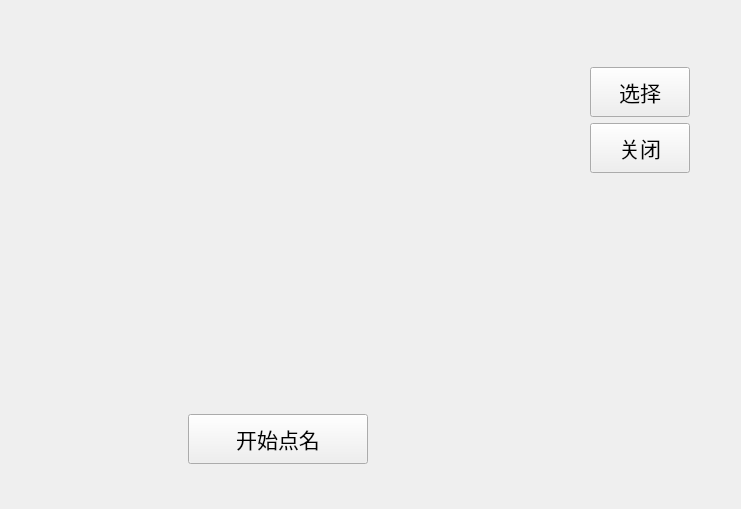
<?xml version="1.0" encoding="UTF-8"?>
<ui version="4.0">
 <class>NamingSystem</class>
 <widget class="QWidget" name="NamingSystem">
  <property name="geometry">
   <rect>
    <x>0</x>
    <y>0</y>
    <width>741</width>
    <height>509</height>
   </rect>
  </property>
  <property name="windowTitle">
   <string>NamingSystem</string>
  </property>
  <property name="windowIcon">
   <iconset>
    <normaloff>image/logo.ico</normaloff>image/logo.ico</iconset>
  </property>
  <layout class="QGridLayout" name="gridLayout">
   <item row="0" column="0">
    <layout class="QHBoxLayout" name="horizontalLayout_5" stretch="100,30">
     <item>
      <layout class="QVBoxLayout" name="verticalLayout_2">
       <item>
        <spacer name="verticalSpacer_4">
         <property name="orientation">
          <enum>Qt::Vertical</enum>
         </property>
         <property name="sizeHint" stdset="0">
          <size>
           <width>20</width>
           <height>13</height>
          </size>
         </property>
        </spacer>
       </item>
       <item>
        <layout class="QHBoxLayout" name="horizontalLayout_4">
         <item>
          <spacer name="horizontalSpacer_3">
           <property name="orientation">
            <enum>Qt::Horizontal</enum>
           </property>
           <property name="sizeHint" stdset="0">
            <size>
             <width>13</width>
             <height>20</height>
            </size>
           </property>
          </spacer>
         </item>
         <item>
          <widget class="QLabel" name="labelAvantar">
           <property name="minimumSize">
            <size>
             <width>240</width>
             <height>240</height>
            </size>
           </property>
           <property name="maximumSize">
            <size>
             <width>240</width>
             <height>240</height>
            </size>
           </property>
           <property name="styleSheet">
            <string notr="true"/>
           </property>
           <property name="text">
            <string/>
           </property>
           <property name="alignment">
            <set>Qt::AlignCenter</set>
           </property>
          </widget>
         </item>
         <item>
          <spacer name="horizontalSpacer_4">
           <property name="orientation">
            <enum>Qt::Horizontal</enum>
           </property>
           <property name="sizeHint" stdset="0">
            <size>
             <width>13</width>
             <height>20</height>
            </size>
           </property>
          </spacer>
         </item>
        </layout>
       </item>
       <item>
        <spacer name="verticalSpacer">
         <property name="orientation">
          <enum>Qt::Vertical</enum>
         </property>
         <property name="sizeHint" stdset="0">
          <size>
           <width>20</width>
           <height>13</height>
          </size>
         </property>
        </spacer>
       </item>
       <item>
        <layout class="QHBoxLayout" name="horizontalLayout_2">
         <item>
          <spacer name="horizontalSpacer_6">
           <property name="orientation">
            <enum>Qt::Horizontal</enum>
           </property>
           <property name="sizeHint" stdset="0">
            <size>
             <width>13</width>
             <height>20</height>
            </size>
           </property>
          </spacer>
         </item>
         <item>
          <widget class="QLabel" name="labelName">
           <property name="minimumSize">
            <size>
             <width>240</width>
             <height>50</height>
            </size>
           </property>
           <property name="maximumSize">
            <size>
             <width>240</width>
             <height>50</height>
            </size>
           </property>
           <property name="font">
            <font>
             <family>Arial</family>
             <pointsize>18</pointsize>
             <weight>75</weight>
             <bold>true</bold>
            </font>
           </property>
           <property name="text">
            <string/>
           </property>
           <property name="alignment">
            <set>Qt::AlignCenter</set>
           </property>
          </widget>
         </item>
         <item>
          <spacer name="horizontalSpacer_5">
           <property name="orientation">
            <enum>Qt::Horizontal</enum>
           </property>
           <property name="sizeHint" stdset="0">
            <size>
             <width>13</width>
             <height>20</height>
            </size>
           </property>
          </spacer>
         </item>
        </layout>
       </item>
       <item>
        <spacer name="verticalSpacer_2">
         <property name="orientation">
          <enum>Qt::Vertical</enum>
         </property>
         <property name="sizeHint" stdset="0">
          <size>
           <width>20</width>
           <height>13</height>
          </size>
         </property>
        </spacer>
       </item>
       <item>
        <layout class="QHBoxLayout" name="horizontalLayout">
         <item>
          <spacer name="horizontalSpacer">
           <property name="orientation">
            <enum>Qt::Horizontal</enum>
           </property>
           <property name="sizeHint" stdset="0">
            <size>
             <width>17</width>
             <height>20</height>
            </size>
           </property>
          </spacer>
         </item>
         <item>
          <widget class="QPushButton" name="btnStart">
           <property name="minimumSize">
            <size>
             <width>180</width>
             <height>50</height>
            </size>
           </property>
           <property name="maximumSize">
            <size>
             <width>180</width>
             <height>50</height>
            </size>
           </property>
           <property name="font">
            <font>
             <family>微软雅黑</family>
             <pointsize>16</pointsize>
             <weight>50</weight>
             <bold>false</bold>
            </font>
           </property>
           <property name="text">
            <string>开始点名</string>
           </property>
          </widget>
         </item>
         <item>
          <spacer name="horizontalSpacer_2">
           <property name="orientation">
            <enum>Qt::Horizontal</enum>
           </property>
           <property name="sizeHint" stdset="0">
            <size>
             <width>17</width>
             <height>20</height>
            </size>
           </property>
          </spacer>
         </item>
        </layout>
       </item>
       <item>
        <spacer name="verticalSpacer_3">
         <property name="orientation">
          <enum>Qt::Vertical</enum>
         </property>
         <property name="sizeHint" stdset="0">
          <size>
           <width>20</width>
           <height>13</height>
          </size>
         </property>
        </spacer>
       </item>
      </layout>
     </item>
     <item>
      <layout class="QVBoxLayout" name="verticalLayout">
       <item>
        <widget class="QLabel" name="fileNameLabel">
         <property name="minimumSize">
          <size>
           <width>180</width>
           <height>50</height>
          </size>
         </property>
         <property name="maximumSize">
          <size>
           <width>180</width>
           <height>50</height>
          </size>
         </property>
         <property name="font">
          <font>
           <family>Arial</family>
           <pointsize>10</pointsize>
           <weight>50</weight>
           <bold>false</bold>
          </font>
         </property>
         <property name="text">
          <string/>
         </property>
        </widget>
       </item>
       <item>
        <layout class="QHBoxLayout" name="horizontalLayout_3">
         <item>
          <spacer name="horizontalSpacer_7">
           <property name="orientation">
            <enum>Qt::Horizontal</enum>
           </property>
           <property name="sizeHint" stdset="0">
            <size>
             <width>17</width>
             <height>20</height>
            </size>
           </property>
          </spacer>
         </item>
         <item>
          <widget class="QPushButton" name="btnChoose">
           <property name="minimumSize">
            <size>
             <width>100</width>
             <height>50</height>
            </size>
           </property>
           <property name="maximumSize">
            <size>
             <width>100</width>
             <height>50</height>
            </size>
           </property>
           <property name="font">
            <font>
             <family>微软雅黑</family>
             <pointsize>16</pointsize>
             <weight>50</weight>
             <bold>false</bold>
            </font>
           </property>
           <property name="text">
            <string>选择</string>
           </property>
          </widget>
         </item>
         <item>
          <spacer name="horizontalSpacer_8">
           <property name="orientation">
            <enum>Qt::Horizontal</enum>
           </property>
           <property name="sizeHint" stdset="0">
            <size>
             <width>17</width>
             <height>20</height>
            </size>
           </property>
          </spacer>
         </item>
        </layout>
       </item>
       <item>
        <layout class="QHBoxLayout" name="horizontalLayout_6">
         <item>
          <spacer name="horizontalSpacer_9">
           <property name="orientation">
            <enum>Qt::Horizontal</enum>
           </property>
           <property name="sizeHint" stdset="0">
            <size>
             <width>17</width>
             <height>20</height>
            </size>
           </property>
          </spacer>
         </item>
         <item>
          <widget class="QPushButton" name="btnClose">
           <property name="minimumSize">
            <size>
             <width>100</width>
             <height>50</height>
            </size>
           </property>
           <property name="maximumSize">
            <size>
             <width>100</width>
             <height>50</height>
            </size>
           </property>
           <property name="font">
            <font>
             <family>微软雅黑</family>
             <pointsize>16</pointsize>
             <weight>50</weight>
             <bold>false</bold>
            </font>
           </property>
           <property name="text">
            <string>关闭</string>
           </property>
          </widget>
         </item>
         <item>
          <spacer name="horizontalSpacer_10">
           <property name="orientation">
            <enum>Qt::Horizontal</enum>
           </property>
           <property name="sizeHint" stdset="0">
            <size>
             <width>17</width>
             <height>20</height>
            </size>
           </property>
          </spacer>
         </item>
        </layout>
       </item>
       <item>
        <spacer name="verticalSpacer_5">
         <property name="orientation">
          <enum>Qt::Vertical</enum>
         </property>
         <property name="sizeHint" stdset="0">
          <size>
           <width>20</width>
           <height>40</height>
          </size>
         </property>
        </spacer>
       </item>
      </layout>
     </item>
    </layout>
   </item>
  </layout>
 </widget>
 <layoutdefault spacing="6" margin="11"/>
 <resources/>
 <connections/>
</ui>
